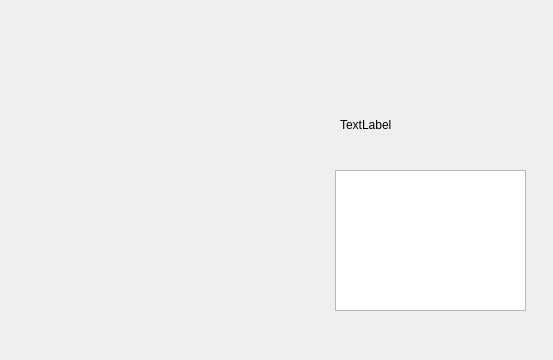
<?xml version="1.0" encoding="UTF-8"?>
<ui version="4.0">
 <class>Test</class>
 <widget class="QWidget" name="Test">
  <property name="geometry">
   <rect>
    <x>0</x>
    <y>0</y>
    <width>553</width>
    <height>360</height>
   </rect>
  </property>
  <property name="windowTitle">
   <string>Test</string>
  </property>
  <property name="windowIcon">
   <iconset resource="icon.qrc">
    <normaloff>:/File/images/coffee.png</normaloff>:/File/images/coffee.png</iconset>
  </property>
  <widget class="QLabel" name="ans">
   <property name="geometry">
    <rect>
     <x>340</x>
     <y>100</y>
     <width>181</width>
     <height>50</height>
    </rect>
   </property>
   <property name="text">
    <string>TextLabel</string>
   </property>
  </widget>
  <widget class="QTextBrowser" name="textBrowser">
   <property name="geometry">
    <rect>
     <x>335</x>
     <y>170</y>
     <width>191</width>
     <height>141</height>
    </rect>
   </property>
  </widget>
 </widget>
 <resources>
  <include location="icon.qrc"/>
 </resources>
 <connections/>
</ui>
